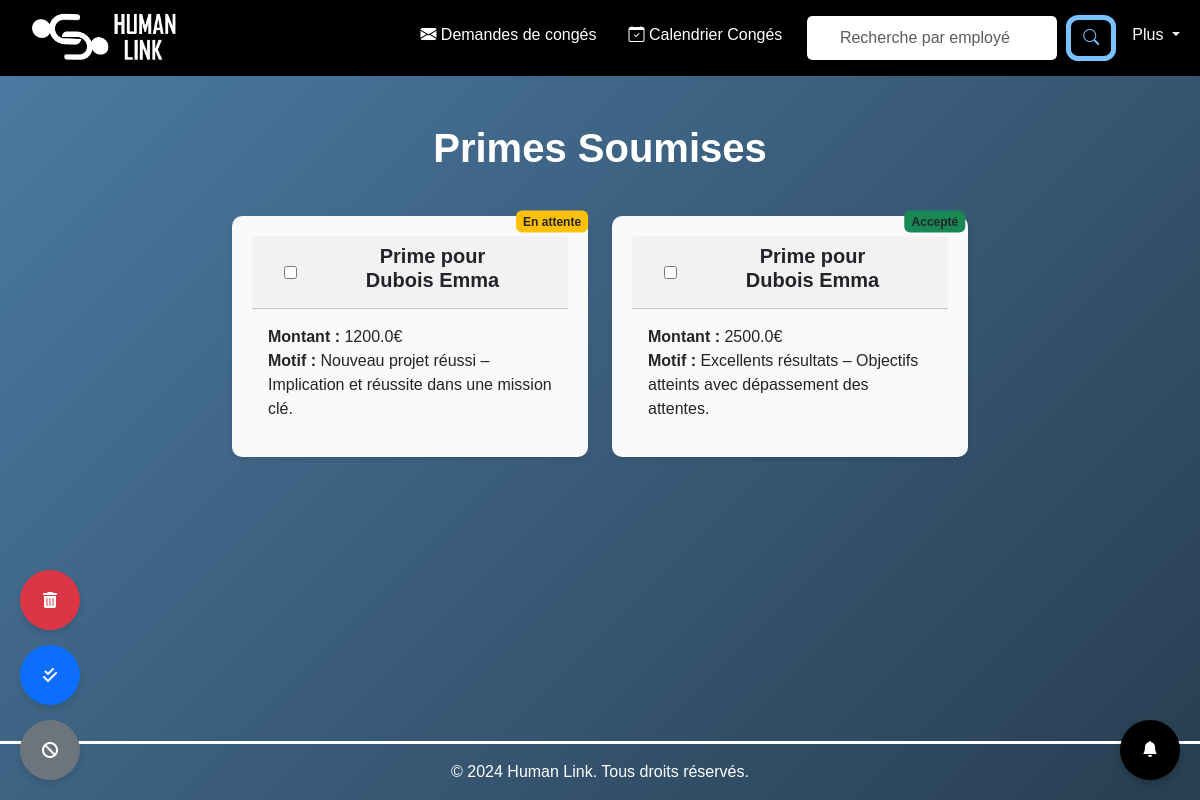
Page /manager_primes (signed in) on the committed database.
### tables this page shows
CREATE TABLE demandes_prime(
            id INTEGER PRIMARY KEY AUTOINCREMENT,
            id_manager TEXT NOT NULL,
            id_employe TEXT NOT NULL,
            montant FLOAT NOT NULL,
            motif TEXT NOT NULL,
            statut TEXT DEFAULT 'en attente',
            motif_refus TEXT,
            date_creation DATETIME DEFAULT CURRENT_TIMESTAMP,
            FOREIGN KEY (id_manager) REFERENCES utilisateurs(id),
            FOREIGN KEY (id_employe) REFERENCES utilisateurs(id)
        );

CREATE TABLE utilisateurs(
            id TEXT PRIMARY KEY,
            nom TEXT,
            prenom TEXT,
            date_naissance DATE,
            poste TEXT,
            departement TEXT,
            email TEXT UNIQUE,
            mot_de_passe TEXT,
            solde_congé FLOAT,
            salaire FLOAT,
            dernier_mois_maj TEXT,
            role TEXT,
            photo TEXT DEFAULT 'default.jpg',
            sexualite TEXT CHECK (sexualite IN ('Homme', 'Femme')),
            telephone TEXT,
            adresse TEXT,
            ville TEXT,
            code_postal TEXT,
            pays TEXT,
            nationalite TEXT,
            numero_securite_sociale TEXT,
            date_embauche DATE,
            type_contrat TEXT CHECK (type_contrat IN ('CDI', 'CDD', 'Alternance', 'Stage', 'Freelance')),
            is_director BOOLEAN DEFAULT 0,
            teletravail_max INTEGER DEFAULT 0
        );

### app.py (the view)
@app.route('/manager_primes', methods=['GET'])
def manager_primes():
    if 'role' not in session or session['role'] != 'manager':
        flash("Vous devez être connecté pour accéder à cette page.")
        return redirect(url_for('login'))
    manager_id = session['id']
    connexion = connect_db()
    cur = connexion.cursor()
    cur.execute("""
        SELECT dp.id, u.nom AS employe_nom, u.prenom AS employe_prenom, dp.montant, dp.motif, dp.statut, dp.motif_refus
        FROM demandes_prime dp
        JOIN utilisateurs u ON dp.id_employe = u.id
        WHERE dp.id_manager = ?
        ORDER BY dp.date_creation DESC
    """, (manager_id,))
    primes = cur.fetchall()
    cur.execute("""SELECT email FROM utilisateurs WHERE id = ?""", (manager_id,))
    manager_email = cur.fetchone()[0]
    notifications = récupérer_notifications(manager_email)
    nombre_notifications_non_lues = récupérer_nombre_notifications_non_lues(manager_email)
    connexion.close()
    return render_template(
        'manager_primes.html',
        primes=primes,
        notifications=notifications,
        nombre_notifications_non_lues=nombre_notifications_non_lues
    )

### app.py (called while the page is built)
def récupérer_notifications(email):
    connexion = connect_db()
    cur = connexion.cursor()
    cur.execute("""
        SELECT id, message, type, created_at, is_read
        FROM notifications
        WHERE email = ?
        ORDER BY created_at DESC
    """, (email,))
    notifications = cur.fetchall()
    connexion.close()
    return [
        {
            'id': n[0],
            'message': n[1],
            'type': n[2],
            'created_at': datetime.strptime(n[3], '%Y-%m-%d %H:%M:%S') if isinstance(n[3], str) else n[3],
            'is_read': n[4]
        }
        for n in notifications
    ]

def récupérer_nombre_notifications_non_lues(email):
    connexion = connect_db()
    cur = connexion.cursor()
    cur.execute("""
        SELECT COUNT(*)
        FROM notifications
        WHERE email = ? AND is_read = 0
    """, (email,))
    count = cur.fetchone()[0]
    connexion.close()
    return count

@app.template_filter('format_datetime')
def format_datetime(value, format='%d-%m-%Y %H:%M'):
    if isinstance(value, datetime):
        return value.strftime(format)
    try:
        value = datetime.strptime(value, '%Y-%m-%d %H:%M:%S')
        return value.strftime(format)
    except Exception:
        return value

### db_setup.py (called while the page is built)
def connect_db():
    connexion = sqlite3.connect("rh_data.db")
    connexion.row_factory = sqlite3.Row
    return connexion

### templates/manager_primes.html (shortened to what this page needs)
{% extends "manager_base.html" %}
{% block content1 %}
<li class="nav-item">
    <form class="d-flex mx-2" id="searchBox">
        <input class="form-control me-2" type="search" id="searchInput" placeholder="Recherche par employé" aria-label="Rechercher">
        <button class="btn btn-custom-search" type="button" onclick="searchDemande()">
            <i class="bi bi-search"></i>
        </button>
    </form>
</li>
{% endblock %}
{% block content2 %}
<h1 class="text-center text-white mb-4">Primes Soumises</h1>
{% if primes %}
<div class="row justify-content-center">
    {% for prime in primes %}
    <div class="col-md-6 col-lg-4 demande-card-wrapper">
        <div class="card demande-card" onclick="agrandirCarte(this)">
            <div class="card-header d-flex justify-content-between align-items-center">
                <input type="checkbox" class="checkbox-item mx-3" value="{{ prime[0] }}">
                <h5 class="card-title text-center fw-bold mx-5">Prime pour {{ prime.employe_nom }} {{ prime.employe_prenom }}</h5>
            </div>
            <div class="card-body">
                <p class="card-text">
                    <strong>Montant :</strong> {{ prime.montant }}€<br>
                    <strong>Motif :</strong> {{ prime.motif }}<br>
                    {% if prime.statut == 'accepte' %}
                    <span class="badge bg-success text-dark d-flex align-items-center justify-content-center"  id ="badgePerso">Accepté</span>
                    {% elif prime.statut == 'refuse' %}
                    <span class="badge bg-danger text-dark d-flex align-items-center justify-content-center"  id ="badgePerso">Refusé</span>
                    {% else %}
                    <span class="badge bg-warning text-dark d-flex align-items-center justify-content-center"  id ="badgePerso">En attente</span>
                    {% endif %}
                </p>
            </div>
        </div>
    </div>
    {% endfor %}
</div>
<div class="floating-buttons">
    <button class="btn btn-danger rounded-circle floating-btn" onclick="deleteSelectedItems('demandes_prime')" title="Supprimer les primes sélectionnés">
        <i class="fas fa-trash-alt"></i>
    </button>
    <button class="btn btn-primary rounded-circle floating-btn" onclick="selectAll()" title="Tout sélectionner">
        <i class="fas fa-check-double"></i>
    </button>
    <button class="btn btn-secondary rounded-circle floating-btn" onclick="deselectAll()" title="Tout désélectionner">
        <i class="fas fa-ban"></i>
    </button>
</div>
{% else %}
<div class="text-center mt-5">
    <img src="{{ url_for('static', filename='img/Fichier2.png') }}" alt="Aucune prime" class="no-demand-image">
    <h4 class="text-white mt-4">Aucune prime soumise pour le moment.</h4>
</div>
{% endif %}
{% endblock %}

### static/styles.css (style rules this page uses)
body { display: flex; flex-direction: column; min-height: 100vh; margin: 0; font-family: sans-serif; }
h1 { font-weight: bold; }
nav li { width: max-content; }
.btn-custom-search { border-color: #79c1ff; border-radius: 25%; border-width: 5px; color: #79c1ff; background-color: transparent; transition: background-color 0.3s, color 0.3s; }
.btn-custom-search .bi-search { color: inherit; }
.card { background: rgba(0, 0, 0, 0.392); border: white; border-radius: 15px; margin-top: 20px; }
#badgePerso { position: absolute; top: 0; right: 5%; transform: translate(25%, -25%); background-color: #ff3e3e; font-size: 0.75rem; padding: 0.4em 0.6em; }
.form-control { border-color:#000; }
.demande-card { background-color: #f9f9f9; padding: 20px; border-radius: 10px; box-shadow: 0 2px 5px rgba(0, 0, 0, 0.1); transition: transform 0.3s ease, box-shadow 0.3s ease; cursor: pointer; width: 100%; max-width: 400px; }
#searchBox { width: auto; }
@media (min-width: 1024px) { #searchBox { width: 310px; } }
#searchInput { text-align: center; }
.floating-buttons { position: fixed; bottom: 20px; left: 20px; display: flex; flex-direction: column; gap: 15px; z-index: 1000; }
.floating-btn { width: 60px; height: 60px; display: flex; align-items: center; justify-content: center; box-shadow: 0 4px 6px rgba(0, 0, 0, 0.1); transition: transform 0.2s ease, box-shadow 0.2s ease; }

### rows in the picture
demandes_prime: employe_nom "Dubois", employe_prenom "Emma", montant "1200.0", motif "Nouveau projet réussi – Implication et réussite dans une mission clé.", statut "En attente"
demandes_prime: employe_nom "Dubois", employe_prenom "Emma", montant "2500.0", motif "Excellents résultats – Objectifs atteints avec dépassement des attentes.", statut "Accepté"
